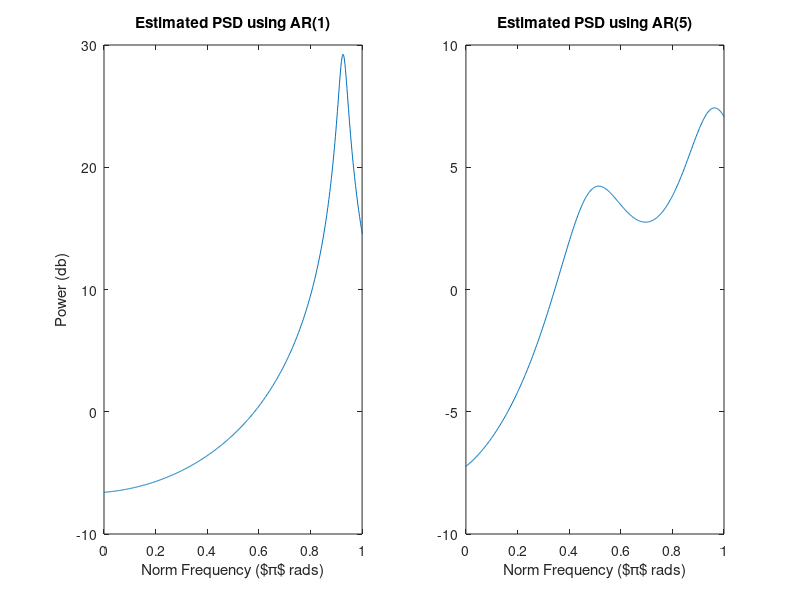

The MATLAB script that drew this image:
clear all
close all

%% CLOSE

LENGTH = 1500;
fs = 5000;

noise= sqrt(0.05)*sqrt(0.5)*[1 1j]*randn(2,LENGTH); %thank you http://www.mathworks.com/matlabcentral/newsreader/view_thread/32077

phase(1:500)    = 100;
phase(501:1000) = 100 + (  (1:500) ./ 2 );
phase(1001:1500)= 100 + (( (1:500) ./ 25).^2);

phase = cumsum(phase);


y = exp(1j*( (2*pi/fs ) .* phase)) + noise;


figure
subplot(1,2,1)
    [a,b,c] = aryule(y, 1);
    [h,z] = freqz(1, [1,-conj(a(2))], 1024);
    plot(z/pi,10*log(abs(h)));
    xlim([0 1])
    title('Estimated PSD using AR(1)')
    xlabel('Norm Frequency ($\pi$ rads)')
    ylabel('Power (db)');
subplot(1,2,2)
    [a,b,c] = aryule(y, 5);
    [h,z] = freqz(1, [1,-conj(a(2)),-conj(a(3)),-conj(a(4)),-conj(a(5))], 1024);
    plot(z/pi,10*log(abs(h)));
    xlim([0 1])
    title('Estimated PSD using AR(5)')
    xlabel('Norm Frequency ($\pi$ rads)')